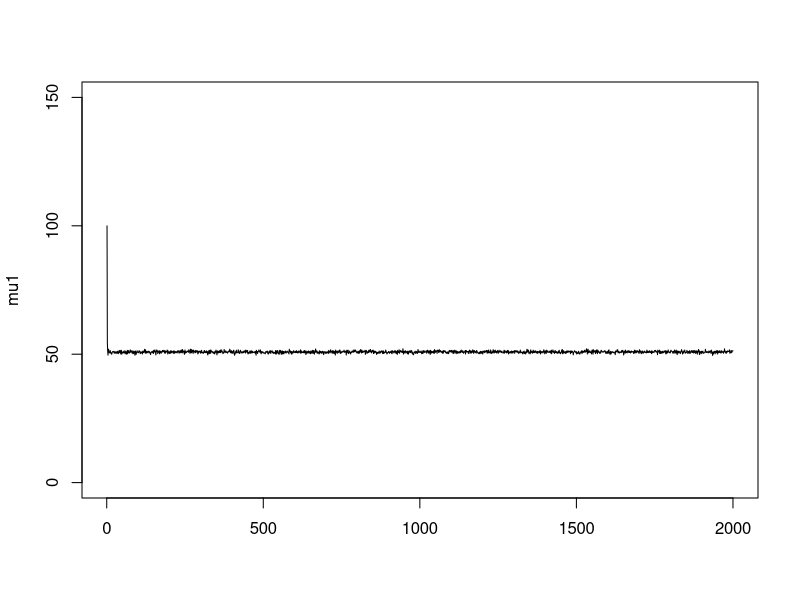
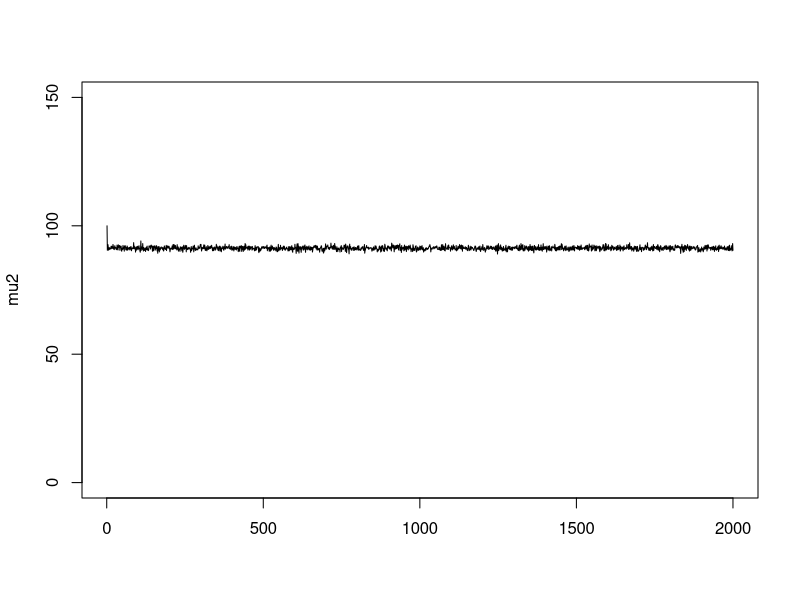
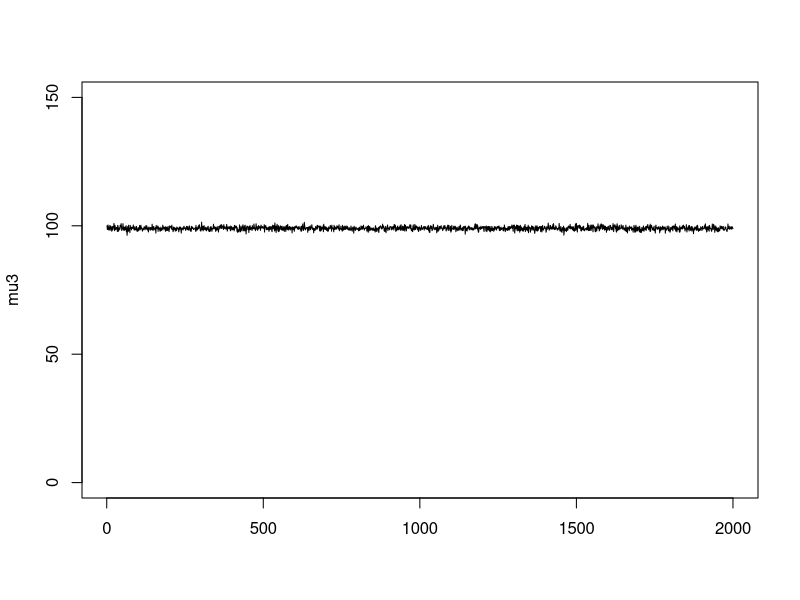
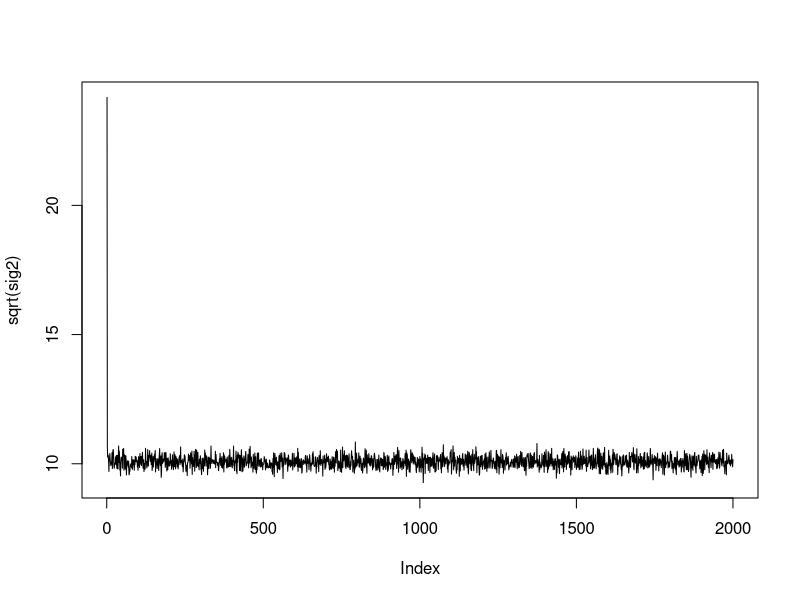

Recreate these plots in R, in order.

###maak dataset
set.seed(123)
I=1000
sig=10
trueDisease=as.vector(1:3%*%rmultinom(I,1,c(.6,.2,.2)))
trueMean=c(50,90,100)
blood=rnorm(I,trueMean[trueDisease],sig)
out=data.frame(disease=trueDisease,blood=round(blood,0))
colnames(out)=c("disease","blood")
write.table(out,file="hw1.dat",quote=F,row.names=F)
out

###search for number of obs per disease state (per group)
out1<-out[which(out$disease==1),]#dataset met enkel diseasestate = 1
out2<-out[which(out$disease==2),]#dataset met enkel diseasestate = 2
out3<-out[which(out$disease==3),]#dataset met enkel diseasestate = 1

N1=sum(out$disease==1)
N2=sum(out$disease==2)
N3=sum(out$disease==3)
N=N1+N2+N3
munot1=90
sigmanot1=15
munot2=90
sigmanot2=15
munot3=90
sigmanot3=15
a=2
b=2
library('MCMCpack')
M=2000 ##aantal keer
##plaats maken
mu1=1:M 
mu2=1:M 
mu3=1:M
sig2=1:M
mu1[1]=mu2[1]=mu3[1]=100
sig2[1]=225
mean1=mean(out1$blood)#mean group1
mean2=mean(out2$blood)
mean3=mean(out3$blood)
sig2=var(out$blood)#variance across all groups

for (m in 2:M)
{
  v1=1/(N1/sig2[m-1]+1/sigmanot1) 
  c1=(N1*mean1/sig2[m-1]+munot1/sigmanot1) 
  mu1[m]=rnorm(1,v1*c1,sqrt(v1)) 
  v2=1/(N2/sig2[m-1]+1/sigmanot2) 
  c2=(N2*mean2/sig2[m-1]+munot2/sigmanot2) 
  mu2[m]=rnorm(1,v2*c2,sqrt(v2)) 
  v3=1/(N3/sig2[m-1]+1/sigmanot3) 
  c3=(N3*mean3/sig2[m-1]+munot3/sigmanot3) 
  mu3[m]=rnorm(1,v3*c3,sqrt(v3))  
  SSE=sum((out1$blood-mu1[m])^2)+sum((out2$blood-mu2[m])^2)+sum((out3$blood-mu3[m])^2)
  sig2[m]=rinvgamma(1,sum(N)/2+a,SSE/2+b)
}
matplot(typ='l',mu1,lty=1, ylim=c(0,150))
matplot(typ='l',mu2,lty=1, ylim=c(0,150))
matplot(typ='l',mu3,lty=1, ylim=c(0,150))
plot(sqrt(sig2),typ='l')
